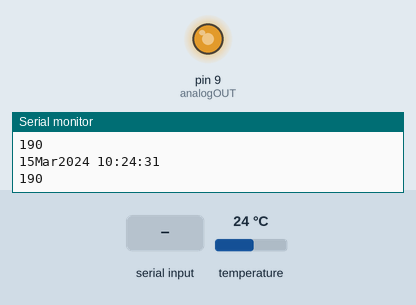
A sketch run on a simulated Arduino Uno, built with avr-gcc and run on an emulated ATmega328P. Shown: output pins drawn as LEDs (lit = HIGH), the last lines printed to the serial monitor. Inputs (shaded band) come from the test bench; at power-on: temperature 24 °C. The local clock reads 2024-03-15 10:24:30 at power-on unless the sketch sets it.

Above: at 1.2 s.
1.3 s: "90,45,200,10,150,30\n" received over Serial
At 2.2 s:
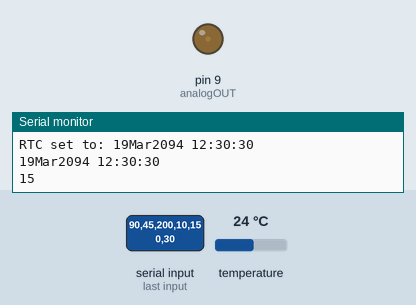
2.8 s: "90,45,200,10\n" received over Serial
At 5.6 s:
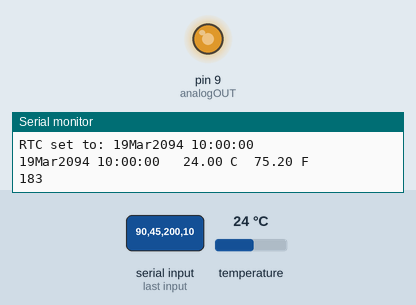
5.8 s: "30,150,10,200\n" received over Serial
At 8.3 s:
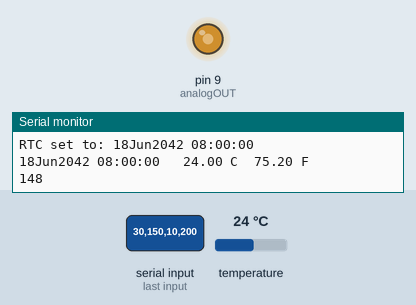
Timing chart, 0 to 9.8 s (numbered marks = the images above; inputs shaded):
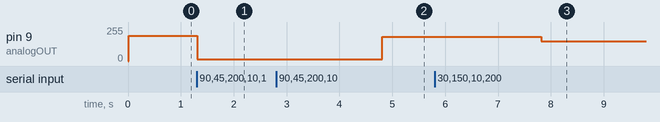

The sketch:

analogUHR.ino
```cpp
// (licence header left out)
#include <DS3232RTC.h>      // https://github.com/JChristensen/DS3232RTC
#include <Streaming.h>      // http://arduiniana.org/libraries/streaming/
#include <LowPower.h>       // https://learn.sparkfun.com/tutorials/reducing-arduino-power-consumption


//              0 1   2   3   4   5   6   7   8   9   10  11  12
int Grid [] = { 7,26, 45, 65, 81, 99,112,141,160,177,196,214,219};

float wertzwoelf = 219;
float wertnull = 7;

const int analogOUT = 9;
int myHOUR = 0;
int myMINUTE = 0;
int stunden = 0;
int analogVAL = 0;

void setup()
{
    Serial.begin(115200);

    // setSyncProvider() causes the Time library to synchronize with the
    // external RTC by calling RTC.get() every five minutes by default.
    setSyncProvider(RTC.get);
    Serial << F("RTC Sync");
    if (timeStatus() != timeSet) Serial << F(" FAIL!");
    Serial << endl;

    for(int i = 0; i<=12; i++)
{
 float part = (wertzwoelf-wertnull)/12;
 Serial.println (part);
 Grid [i]=part * i + wertnull;
 Serial.println (Grid[i]);
}

}

void loop()
{
    static time_t tLast;
    time_t t;
    tmElements_t tm;

    // check for input to set the RTC, minimum length is 12, i.e. yy,m,d,h,m,s
    if (Serial.available() >= 12) {
        // note that the tmElements_t Year member is an offset from 1970,
        // but the RTC wants the last two digits of the calendar year.
        // use the convenience macros from the Time Library to do the conversions.
        int y = Serial.parseInt();
        if (y >= 100 && y < 1000)
            Serial << F("Error: Year must be two digits or four digits!") << endl;
        else {
            if (y >= 1000)
                tm.Year = CalendarYrToTm(y);
            else    // (y < 100)
                tm.Year = y2kYearToTm(y);
            tm.Month = Serial.parseInt();
            tm.Day = Serial.parseInt();
            tm.Hour = Serial.parseInt();
            tm.Minute = Serial.parseInt();
            tm.Second = Serial.parseInt();
            t = makeTime(tm);
            RTC.set(t);        // use the time_t value to ensure correct weekday is set
            setTime(t);
            Serial << F("RTC set to: ");
            printDateTime(t);
            Serial << endl;
            // dump any extraneous input
            while (Serial.available() > 0) Serial.read();
        }
    }

    t = now();
    if (t != tLast) {
        tLast = t;

        printDateTime(t);
        if (second(t) == 0) {
            float c = RTC.temperature() / 4.;
            float f = c * 9. / 5. + 32.;
            Serial << F("  ") << c << F(" C  ") << f << F(" F");
        }
        Serial << endl;

//************************************************************************************************
//      My PART
//************************************************************************************************

myHOUR = hour(t);
myMINUTE = minute(t);

if (myHOUR >= 12)  // Uhr auf 12stundenmodus umstellen
  stunden = myHOUR - 12;
else
  stunden = myHOUR;

//Serial.println(analogVAL);

analogVAL = map(myMINUTE,0,59,Grid[stunden],Grid[stunden+1]); //0-59 auf ausgabewerte ummapen
analogWrite(analogOUT,analogVAL); //output
Serial.println(analogVAL);

// zeigerspringenfunktion
//delay(950);
//if (stunden < 6)
//analogWrite(analogOUT,Grid[11]);
//else
//analogWrite(analogOUT,Grid[0]);
//delay(30);
//************************************************************************************************


}
}

// print date and time to Serial
void printDateTime(time_t t)
{
    printDate(t);
    Serial << ' ';
    printTime(t);
}

// print time to Serial
void printTime(time_t t)
{
    printI00(hour(t), ':');
    printI00(minute(t), ':');
    printI00(second(t), ' ');
}

// print date to Serial
void printDate(time_t t)
{
    printI00(day(t), 0);
    Serial << monthShortStr(month(t)) << _DEC(year(t));
}

// Print an integer in "00" format (with leading zero),
// followed by a delimiter character to Serial.
// Input value assumed to be between 0 and 99.
void printI00(int val, char delim)
{
    if (val < 10) Serial << '0';
    Serial << _DEC(val);
    if (delim > 0) Serial << delim;
    return;
}
```

Measured:
- after the input at 1.3 s, pin 9 (analogOUT): 190/255 → 15/255 at once
- after the input at 2.8 s, pin 9 (analogOUT): 15/255 → 183/255 after 2.0 s
- after the input at 5.8 s, pin 9 (analogOUT): 183/255 → 148/255 after 2.0 s
